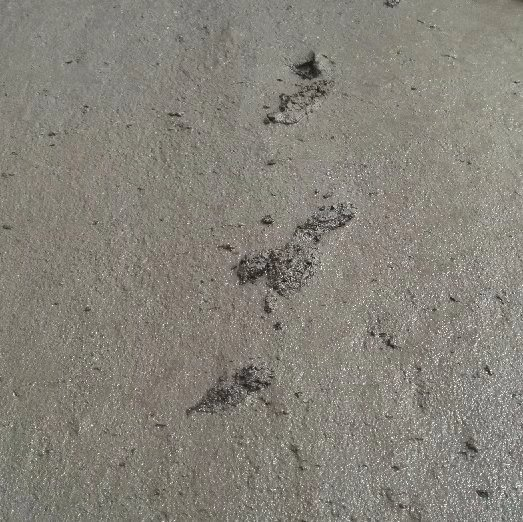
//> input picture project_code/images/shuini.jpg, 523 x 522 px
$ ./VC_FANFUHAN_OPENCV064   (built with g++ and OpenCV 4)
//> lines starting //> are read from the running program, lines starting //| are printed output that depends on the picture; after the words box and inside, x2 and y2 are one past the last pixel; in counts of white or black regions, pixels touching at a corner belong together
// VC_FANFUHAN_OPENCV064.cpp : 定義主控台應用程式的進入點。
//
/*
// Debug | x32
通用屬性
| C/C++
|	| 一般
|		| 其他 Include 目錄 -> ..\..\opencv411_x64\include
|
| 連結器
| 	|一一般
|		|  其他程式庫目錄 -> ..\..\opencv411_x64\lib
|
| 	|一輸入
|		| 其他相依性 -> opencv_world411d.lib;%(AdditionalDependencies)

// Releas | x64
組態屬性
| C/C++
|	| 一般
|		| 其他 Include 目錄 -> ..\..\opencv411_x64\include;%(AdditionalDependencies)
|
| 連結器
| 	|一般
|		| 其他程式庫目錄 -> ..\..\opencv411_x64\lib;%(AdditionalDependencies)
|
| 	|一輸入
|		| 其他相依性 -> opencv_world411.lib;%(AdditionalDependencies)

*/

#include "stdafx.h"
#include <iostream>
#include <opencv2/opencv.hpp>
#include <opencv2/core/core.hpp>
#include <opencv2/highgui/highgui.hpp>

using namespace std;
using namespace cv;

void blur_demo(Mat &image, Mat &sum);
void edge_demo(Mat &image, Mat &sum);
int getblockSum(Mat &sum, int x1, int y1, int x2, int y2, int i);

void showHistogram(InputArray src, cv::String StrTitle);
void backProjection_demo(Mat &mat, Mat &model);
void blur3x3(Mat &src, Mat *det);

void add_salt_pepper_noise(Mat &image);
void add_gaussian_noise(Mat &image);

void USMImage(Mat src, Mat &usm, float fltPar);

void pyramid_up(Mat &image, vector<Mat> &pyramid_images, int level);
void pyramid_down(vector<Mat> &pyramid_images);

void laplaian_demo(vector<Mat> &pyramid_images, Mat &image);

void connected_component_demo(Mat &image);
void componentwithstats_demo(Mat &image);

void contours_info(Mat &image, vector<vector<Point>> &pts);
void contours_info(Mat &image, vector<vector<Point>> &pts, int threshold01, int threshold02);

// [5 lines left out: function pause, not called in this run]
int main()
{
	Mat src = imread("../../images/shuini.jpg");//Mat src = imread("../../images/test.png");
//> src is the input picture: 522 rows x 523 cols, CV_8UC3; mean B, G, R 121.3, 130.4, 133.9
	if (src.empty())
	{
		cout << "could not load image.." << endl;
		pause();
		return -1;
	}
	else
	{
		imshow("input_src", src);
		showHistogram(src, "Histogram_input_src");

		// 二值化
		//彩色轉二值化步驟(SOP) 彩色 -> 高斯模糊(去雜訊) -> 轉灰階 -> 二值化
		Mat gray, binary, result;
		cvtColor(src, gray, COLOR_BGR2GRAY);
		GaussianBlur(gray, gray, Size(9, 9), 0, 0);
		//threshold(gray, binary, 0, 255, THRESH_BINARY | THRESH_OTSU);
		//Canny(src, binary, 80, 160);
		/*
		void adaptiveThreshold(InputArray src,OutputArray dst,double maxValue,int adaptiveMethod,int thresholdType,int blockSize,double C)
		其中blockSize取值必須是奇數，
		C取值在10左右
		自適應方法類型：
		ADAPTIVE_THRESH_GAUSSIAN_C = 1
		ADAPTIVE_THRESH_MEAN_C = 0
		當閾值操作類型thresholdType為：THRESH_BINARY
		二值圖像 = 原圖 – 均值圖像 > -C ? 255 : 0
		當閾值操作類型thresholdType為：THRESH_BINARY_INV
		二值圖像 = 原圖 – 均s值圖像 > -C ? 0 : 255
		*/
		adaptiveThreshold(gray, binary, 255, ADAPTIVE_THRESH_GAUSSIAN_C,THRESH_BINARY_INV, 45, 15);

		imshow("binary", binary);

		// 开操作
		Mat se = getStructuringElement(MORPH_RECT, Size(5, 5));
		morphologyEx(binary, result, MORPH_OPEN, se);
		imshow("open demo", result);

		waitKey(0);
		return 0;

	}

	return 0;
}

// [283 lines left out: functions contours_info, contours_info, componentwithstats_demo, connected_component_demo, laplaian_demo, pyramid_down and 3 more, not called in this run]

/**
* 3x3 sobel 垂直边缘检测演示
*/
// [121 lines left out: functions edge_demo, getblockSum, add_gaussian_noise, add_salt_pepper_noise, blur3x3, backProjection_demo, not called in this run]

void showHistogram(InputArray src, cv::String StrTitle)//直方圖
{
//> called with StrTitle = "Histogram_input_src"
	bool blnGray = false;
	if (src.channels() == 1)
	{
		blnGray = true;
	}

	// 三通道/單通道 直方圖 紀錄陣列
	vector<Mat> bgr_plane;
	vector<Mat> gray_plane;

	// 定义参数变量
	const int channels[1] = { 0 };
	const int bins[1] = { 256 };
	float hranges[2] = { 0, 255 };
	const float *ranges[1] = { hranges };
	Mat b_hist, g_hist, r_hist, hist;
	// 计算三通道直方图
	/*
	void calcHist( const Mat* images, int nimages,const int* channels, InputArray mask,OutputArray hist, int dims, const int* histSize,const float** ranges, bool uniform=true, bool accumulate=false );
	1.輸入的圖像數組
	2.輸入數組的個數
	3.通道數
	4.掩碼
	5.直方圖
	6.直方圖維度
	7.直方圖每個維度的尺寸數組
	8.每一維數組的範圍
	9.直方圖是否是均勻
	10.配置階段不清零
	*/
	if (blnGray)
	{
		split(src, gray_plane);
		calcHist(&gray_plane[0], 1, 0, Mat(), hist, 1, bins, ranges);
	}
	else
	{
		split(src, bgr_plane);
		calcHist(&bgr_plane[0], 1, 0, Mat(), b_hist, 1, bins, ranges);
//> b_hist = 256 values, max 7360 at index 122, min 0 at index 0, mean 1066.4
		calcHist(&bgr_plane[1], 1, 0, Mat(), g_hist, 1, bins, ranges);
//> g_hist = 256 values, max 7140 at index 132, min 0 at index 0, mean 1066.4
		calcHist(&bgr_plane[2], 1, 0, Mat(), r_hist, 1, bins, ranges);
//> r_hist = 256 values, max 7455 at index 134, min 0 at index 0, mean 1066.2
	}

	/*
	* 显示直方图
	*/
	int hist_w = 512;
	int hist_h = 400;
	int bin_w = cvRound((double)hist_w / bins[0]);
	Mat histImage = Mat::zeros(hist_h, hist_w, CV_8UC3);
	// 归一化直方图数据
	if (blnGray)
	{
		normalize(hist, hist, 0, histImage.rows, NORM_MINMAX, -1);
	}
	else
	{
		normalize(b_hist, b_hist, 0, histImage.rows, NORM_MINMAX, -1);
//> b_hist = 256 values, max 400 at index 122, min 0 at index 0, mean 57.96
		normalize(g_hist, g_hist, 0, histImage.rows, NORM_MINMAX, -1);
//> g_hist = 256 values, max 400 at index 132, min 0 at index 0, mean 59.74
		normalize(r_hist, r_hist, 0, histImage.rows, NORM_MINMAX, -1);
//> r_hist = 256 values, max 400 at index 134, min 0 at index 0, mean 57.21
	}

	// 绘制直方图曲线
	for (int i = 1; i < bins[0]; ++i)
	{
		if (blnGray)
		{
			line(histImage, Point(bin_w * (i - 1), hist_h - cvRound(hist.at<float>(i - 1))),
				Point(bin_w * (i), hist_h - cvRound(hist.at<float>(i))), Scalar(255, 255, 255),
				2, 8, 0);
		}
		else
		{
			line(histImage, Point(bin_w * (i - 1), hist_h - cvRound(b_hist.at<float>(i - 1))),
				Point(bin_w * (i), hist_h - cvRound(b_hist.at<float>(i))), Scalar(255, 0, 0),
				2, 8, 0);
			line(histImage, Point(bin_w * (i - 1), hist_h - cvRound(g_hist.at<float>(i - 1))),
				Point(bin_w * (i), hist_h - cvRound(g_hist.at<float>(i))), Scalar(0, 255, 0),
				2, 8, 0);
			line(histImage, Point(bin_w * (i - 1), hist_h - cvRound(r_hist.at<float>(i - 1))),
				Point(bin_w * (i), hist_h - cvRound(r_hist.at<float>(i))), Scalar(0, 0, 255),
				2, 8, 0);
		}


	}
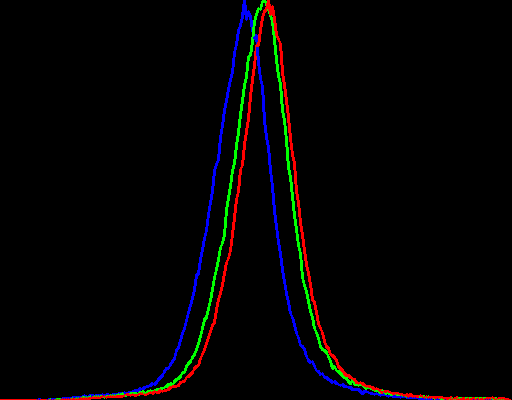
//> histImage: 400 rows x 512 cols, CV_8UC3; mean B, G, R 3.5, 3.3, 3.9
//> in main, `GaussianBlur(gray, gray, Size(9, 9), 0, 0);`:
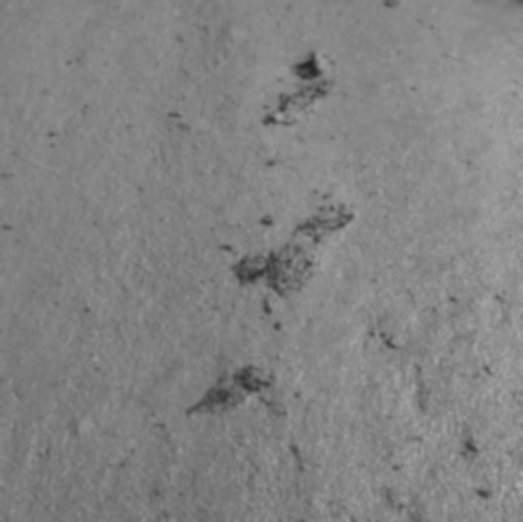
//> gray: 522 rows x 523 cols, CV_8UC1; min 34, max 171, mean 130.5
//> in main, `adaptiveThreshold(gray, binary, 255, ADAPTIVE_THRESH_GAUSSIAN_C,THRESH..`:
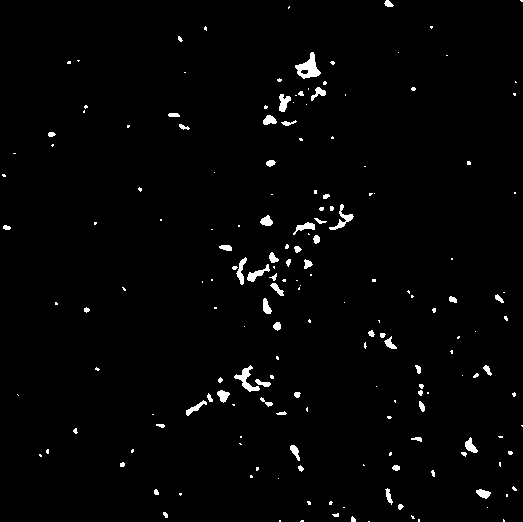
//> binary: 522 rows x 523 cols, CV_8UC1; 1.8% white; 181 white regions (117 under 20 px), largest, box (x1, y1, x2, y2) and area: (295, 52, 321, 79) 336, (234, 365, 260, 392) 232, (329, 204, 354, 230) 173
//> in main, `morphologyEx(binary, result, MORPH_OPEN, se);`:
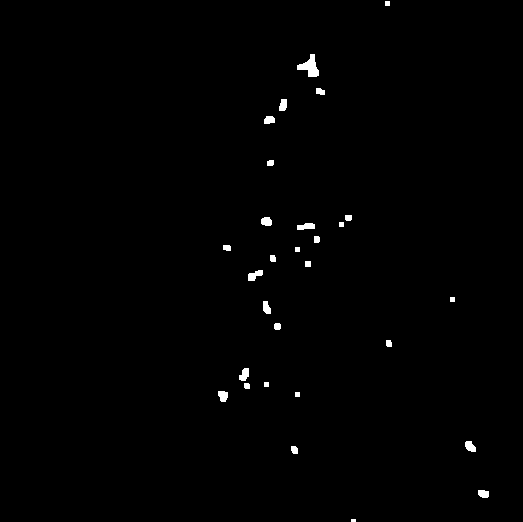
//> result: 522 rows x 523 cols, CV_8UC1; 0.64% white; 29 white regions (1 under 20 px), largest, box (x1, y1, x2, y2) and area: (297, 54, 319, 77) 261, (248, 270, 263, 281) 102, (297, 223, 315, 230) 98
//> (the program exits here)
